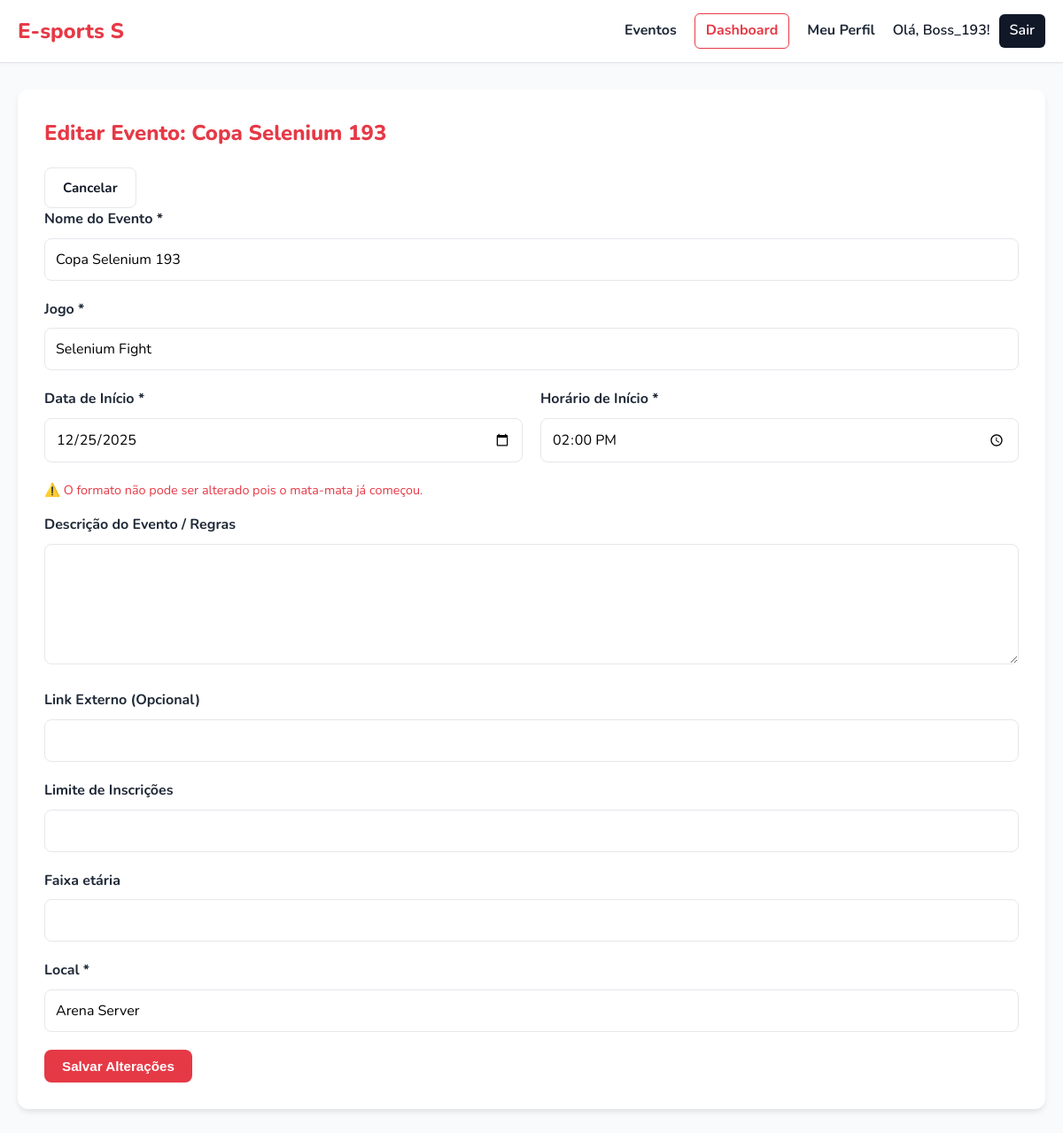
/evento/editar/1 (signed in), run on the app's committed database.
### app_build/models.py (models this page shows)
class Evento(db.Model):
    id = db.Column(db.Integer, primary_key=True)
    nome = db.Column(db.String(100), nullable=False)
    jogo = db.Column(db.String(100))
    data = db.Column(db.Date, nullable=True)
    horario = db.Column(db.Time, nullable=True)
    descricao = db.Column(db.Text, nullable=True)
    link_externo = db.Column(db.String(200), nullable=True)
    limite_jogadores = db.Column(db.Integer)
    faixa_etaria = db.Column(db.String(50))
    local = db.Column(db.String(100))
    status = db.Column(db.String(50), nullable=False, default='Ativo')
    fase_atual = db.Column(db.String(50), default='Classificatoria')
    vagas_mata_mata = db.Column(db.Integer, default=4)
    organizador_id = db.Column(db.Integer, db.ForeignKey('organizador.id'), nullable=False)
    organizador = db.relationship('Organizador', backref=db.backref('eventos', lazy=True))

### app_build/app.py (the view)
@app.route('/evento/editar/<int:id>')
@login_required
@organizador_required
def editar_evento(id):
    evento = Evento.query.get_or_404(id)
    if evento.organizador_id != session.get('user_id'):
        flash("Você não tem permissão para editar este evento.", "error")
        return redirect(url_for('dashboard'))
    return render_template('editar_evento.html', evento=evento)

### app_build/app.py (called while the page is built)
def login_required(f):
    @wraps(f)
    def decorated_function(*args, **kwargs):
        if 'user_id' not in session:
            flash("Você precisa estar logado.", "error")
            return redirect(url_for('login'))
        return f(*args, **kwargs)
    return decorated_function

def organizador_required(f):
    @wraps(f)
    def decorated_function(*args, **kwargs):
        if session.get('user_type') != 'organizador':
            flash("Acesso negado.", "error")
            return redirect(url_for('lista_eventos'))
        return f(*args, **kwargs)
    return decorated_function

### app_build/templates/editar_evento.html (shortened to what this page needs)
{% extends 'base.html' %}
{% block content %}
    <div class="form-wrapper">
        <div class="detalhe-header">
            <h2>Editar Evento: {{ evento.nome }}</h2>
            <a href="{{ url_for('dashboard') }}" class="btn btn-secondary">Cancelar</a>
        </div>
        <form action="{{ url_for('atualizar_evento', id=evento.id) }}" method="POST">
            <div class="form-group">
                <label for="nome">Nome do Evento *</label>
                <input id="nome" name="nome" value="{{ evento.nome }}" required>
            </div>
            <div class="form-group">
                <label for="jogo">Jogo *</label>
                <input id="jogo" name="jogo" value="{{ evento.jogo }}" required>
            </div>
            <div style="display: flex; gap: 20px;">
                <div class="form-group" style="flex: 1;">
                    <label for="data">Data de Início *</label>
                    <input type="date" id="data" name="data" value="{{ evento.data.strftime('%Y-%m-%d') }}" required>
                </div>
                <div class="form-group" style="flex: 1;">
                    <label for="horario">Horário de Início *</label>
                    <input type="time" id="horario" name="horario" value="{{ evento.horario.strftime('%H:%M') }}" required>
                </div>
            </div>
            {% if evento.fase_atual == 'Classificatoria' %}
            <div class="form-group">
                <label for="vagas_mata_mata">Formato da Fase Final (Mata-Mata) *</label>
                <select id="vagas_mata_mata" name="vagas_mata_mata" required style="width: 100%; padding: 10px; border: 1px solid #DDDDDD; border-radius: 5px;">
                    <option value="2" {% if evento.vagas_mata_mata == 2 %}selected{% endif %}>Final Direta (2 Melhores)</option>
                    <option value="4" {% if evento.vagas_mata_mata == 4 %}selected{% endif %}>Top 4 (Semifinais + Final)</option>
                    <option value="8" {% if evento.vagas_mata_mata == 8 %}selected{% endif %}>Top 8 (Quartas + Semis + Final)</option>
                    <option value="16" {% if evento.vagas_mata_mata == 16 %}selected{% endif %}>Top 16</option>
                </select>
            </div>
            {% else %}
                <p style="font-size: 0.9rem; color: #e63946; margin-bottom: 15px;">
                    ⚠️ O formato não pode ser alterado pois o mata-mata já começou.
                </p>
            {% endif %}
            <div class="form-group">
                <label for="descricao">Descrição do Evento / Regras</label>
                <textarea id="descricao" name="descricao" rows="5" class="form-control">{{ evento.descricao }}</textarea>
            </div>
            <div class="form-group">
                <label for="link_externo">Link Externo (Opcional)</label>
                <input type="url" id="link_externo" name="link_externo" value="{{ evento.link_externo or '' }}">
            </div>
            <div class="form-group">
                <label for="limite_jogadores">Limite de Inscrições</label>
                <input type="number" id="limite_jogadores" name="limite_jogadores" value="{{ evento.limite_jogadores or '' }}">
            </div>
            <div class="form-group">
                <label for="faixa_etaria">Faixa etária</label>
                <input id="faixa_etaria" name="faixa_etaria" value="{{ evento.faixa_etaria or '' }}">
            </div>
            <div class="form-group">
                <label for="local">Local *</label>
                <input id="local" name="local" value="{{ evento.local }}" required>
            </div>
            <button type="submit" class="btn btn-primary">Salvar Alterações</button>
        </form>
    </div>
{% endblock %}

### app_build/static/css/style.css (style rules this page uses)
:root { --cor-principal: #E63946; --cor-principal-dark: #c9303c; --cor-fundo: #F9FAFB; --cor-card: #FFFFFF; --cor-texto: #1F2937; --cor-borda: #E5E7EB; --cor-destaque: #111827; --sombra: 0 4px 6px -1px rgba(0, 0, 0, 0.1); --sombra-hover: 0 10px 15px -3px rgba(0, 0, 0, 0.1); }
* { margin: 0; padding: 0; box-sizing: border-box; }
body { font-family: 'Nunito', sans-serif; background-color: var(--cor-fundo); color: var(--cor-texto); line-height: 1.6; }
h1, h2, h3 { font-weight: 800; color: var(--cor-principal); margin-bottom: 20px; }
.btn { display: inline-block; padding: 10px 20px; border: none; border-radius: 8px; font-weight: 700; font-size: 0.95rem; text-decoration: none; cursor: pointer; transition: all 0.2s ease; text-align: center; }
.btn-primary { background-color: var(--cor-principal); color: #fff; }
.btn-secondary { background-color: #fff; color: var(--cor-destaque); border: 1px solid var(--cor-borda); }
.form-wrapper, .login-container { background: var(--cor-card); padding: 30px; border-radius: 12px; box-shadow: var(--sombra); margin-bottom: 40px; width: 100%; }
.form-group { margin-bottom: 20px; text-align: left; }
.form-group label { display: block; margin-bottom: 8px; font-weight: 700; }
.form-group input, .form-group select, textarea.form-control { width: 100%; padding: 12px; border: 1px solid var(--cor-borda); border-radius: 8px; font-family: inherit; font-size: 1rem; outline: none; }

### data on the page
Evento: nome "Copa Selenium 193", jogo "Selenium Fight", data "12/25/2025", horario "14:00", local "Arena Server"

### other printed values
{{ session.user_name }} "Boss_193"
